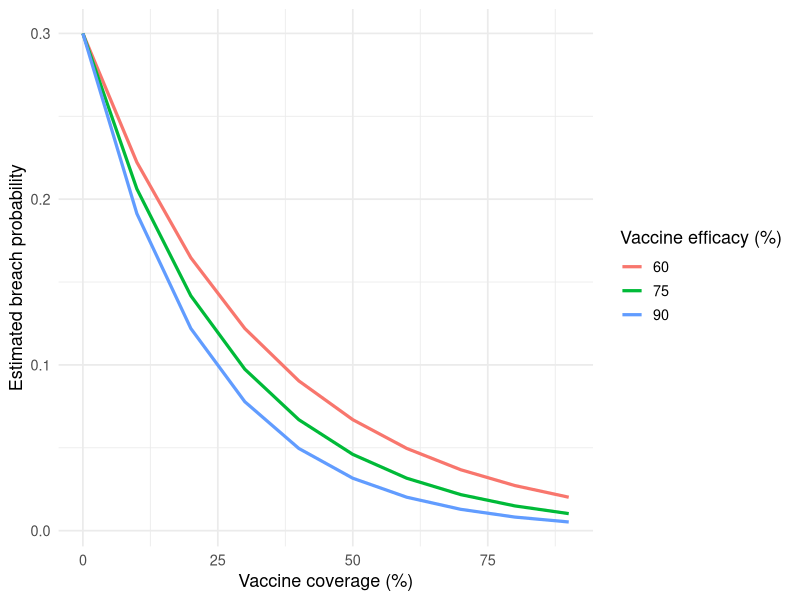

Here is the R script that generated this plot:
## ---- chunk 1
#| echo: false
#| label: fig-breach-prob
#| fig-cap: "Relationship between vaccine coverage and estimated quarantine breach probability under varying efficacy assumptions."
library(ggplot2)

coverage <- seq(0, 90, 10)
eff <- c(60, 75, 90)
df <- expand.grid(Coverage = coverage, Efficacy = eff)
df$Breach <- exp(-0.05 * df$Coverage * (df$Efficacy / 100)) * 0.3

ggplot(df, aes(x = Coverage, y = Breach, colour = factor(Efficacy))) +
  geom_line(linewidth = 1.1) +
  labs(
    x = "Vaccine coverage (%)",
    y = "Estimated breach probability",
    colour = "Vaccine efficacy (%)"
  ) +
  theme_minimal(base_size = 13)
## ---- chunk 2
#| warning: false
#| echo: false
#| label: tbl-thresholds
#| tbl-cap: "Approximate vaccine coverage needed to maintain a breach probability below 5 % under different efficacy and variant scenarios."
library(kableExtra)
thresholds <- data.frame(
  Variant = c("Alpha", "Delta", "Omicron-like"),
  Efficacy_60 = c("> 80 %", "Not achievable", "Not achievable"),
  Efficacy_75 = c("70 %", "85 %", "> 90 %"),
  Efficacy_90 = c("55 %", "75 %", "85 %")
)
kbl(thresholds, align = "c", booktabs = TRUE) %>%
  kable_styling(full_width = FALSE, position = "center", font_size = 13)
